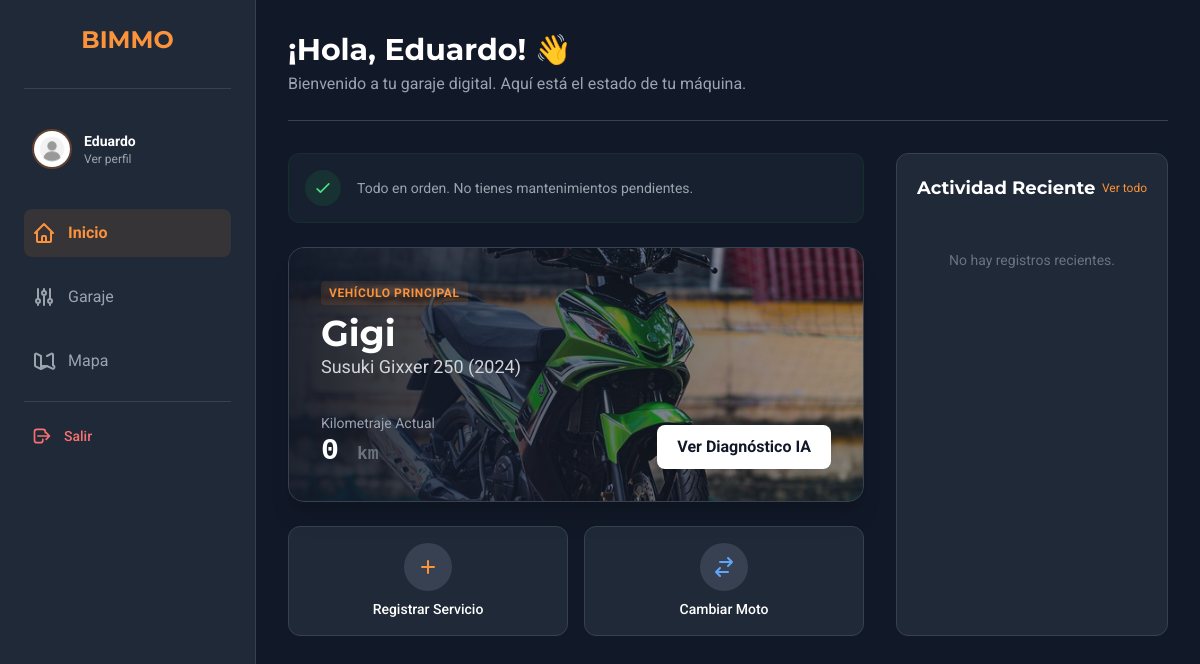
Page / (signed in) on the earlier database version.
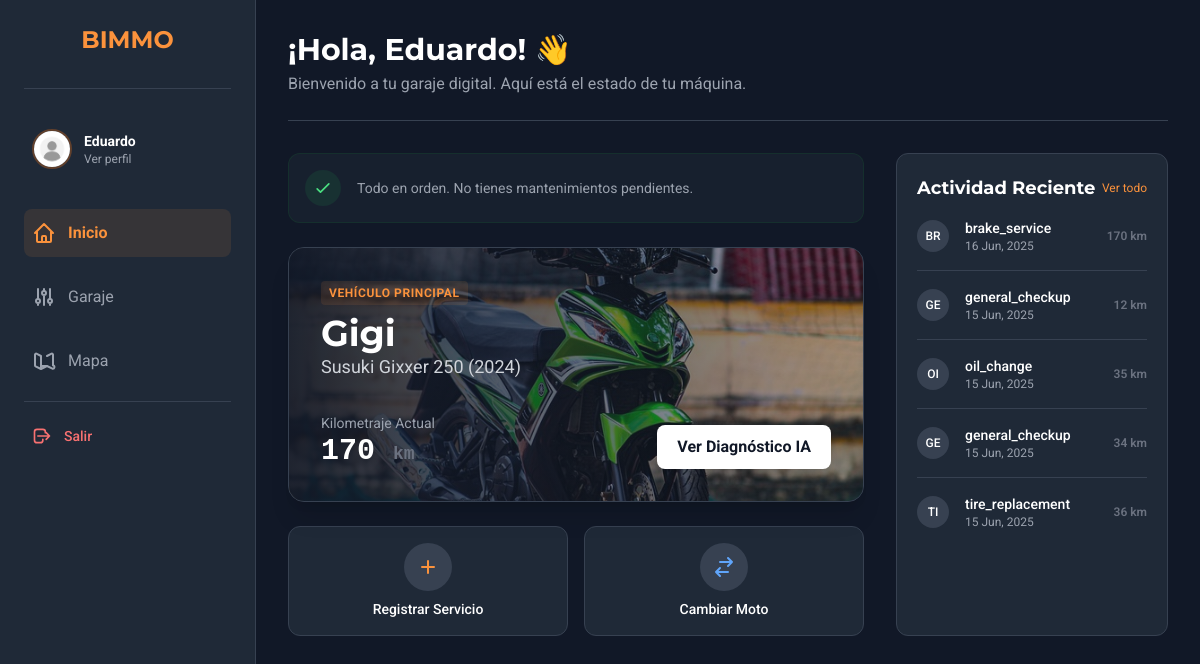
Same page on the later database version.
### app/models.py (models this page shows, shortened)
class Motorcycle(models.Model):
    owner = models.ForeignKey(User, on_delete=models.CASCADE, related_name='motorcycles')
    nickname = models.CharField(max_length=100, help_text="Apodo de tu moto (ej. La Furia)")
    make = models.CharField(max_length=100, verbose_name="Marca")  # Ej: Bajaj, Yamaha
    model = models.CharField(max_length=100, verbose_name="Modelo") # Ej: Pulsar NS200 (Importante para la IA)
    year = models.IntegerField(verbose_name="Año")
    mileage = models.IntegerField(default=0, verbose_name="Kilometraje Actual")
    photo = models.ImageField(upload_to='moto_photos/', default='default_motorcycle_photo.jpg', blank=True)
    is_active = models.BooleanField(default=True, help_text="Desmarcar si vendiste o diste de baja la moto")
    created_at = models.DateTimeField(auto_now_add=True)

class MaintenanceLog(models.Model):
    SERVICE_CHOICES = [
        ('aceite_motor', 'Cambio de Aceite de Motor'),
        ('filtro_aceite', 'Cambio de Filtro de Aceite'),
        ('filtro_aire', 'Limpieza/Cambio Filtro de Aire'),
        ('bujias', 'Cambio de Bujías'),
        ('kit_arrastre', 'Mantenimiento Kit de Arrastre'),
        ('frenos_delanteros', 'Frenos Delanteros (Pastillas/Líquido)'),
        ('frenos_traseros', 'Frenos Traseros (Zapatas/Pastillas)'),
        ('neumaticos', 'Cambio de Neumáticos'),
        ('bateria', 'Batería'),
        ('ajuste_valvulas', 'Ajuste de Válvulas'),
        ('suspension', 'Mantenimiento de Suspensión'),
        ('otro', 'Otro / Reparación General'),
    ]
    motorcycle = models.ForeignKey(Motorcycle, on_delete=models.CASCADE, related_name='maintenance_logs')
    service_type = models.CharField(max_length=50, choices=SERVICE_CHOICES, verbose_name="Tipo de Servicio")
    date = models.DateField(default=timezone.now, verbose_name="Fecha del Servicio")
    mileage_at_service = models.IntegerField(verbose_name="Kilometraje al momento del servicio")
    cost = models.DecimalField(max_digits=10, decimal_places=2, null=True, blank=True, verbose_name="Costo")
    notes = models.TextField(blank=True, null=True, verbose_name="Notas Adicionales")
    created_at = models.DateTimeField(auto_now_add=True)
    class Meta:
        ordering = ['-date'] # Los más recientes primero

### app/views.py (the view)
# urls.py: path('', views.index, name='index'),
def index(request):
    if 'user_id' in request.session:
        user = User.objects.get(id=request.session['user_id'])
        try:
            profile = Profile.objects.get(user=user)
        except Profile.DoesNotExist:
            profile = Profile.objects.create(user=user)
        motorcycles = Motorcycle.objects.filter(owner=user, is_active=True)
        main_moto = None
        selected_moto_id = request.session.get('selected_moto_id')
        if selected_moto_id:
            main_moto = motorcycles.filter(id=selected_moto_id).first()
        if not main_moto:
            main_moto = motorcycles.first()
            if main_moto:
                request.session['selected_moto_id'] = main_moto.id
        maintenance_logs = []
        maintenance_reminders = []
        if main_moto:
            maintenance_logs = MaintenanceLog.objects.filter(motorcycle=main_moto)[:5]
            maintenance_reminders = MaintenanceReminder.objects.filter(motorcycle=main_moto, is_active=True)
        context = {
            'user': user,
            'profile': profile,
            'motorcycles': motorcycles,
            'main_moto': main_moto,
            'maintenance_logs': maintenance_logs,
            'maintenance_reminders': maintenance_reminders,
        }
        return render(request, 'index.html', context)
    return render(request, 'index.html', {})

### app/context_processors.py (called while the page is built)
def user_profile_global(request):
    context = {}
    if 'user_id' in request.session:
        try:
            user = User.objects.get(id=request.session['user_id'])
            context['user_global'] = user
            try:
                context['profile_global'] = Profile.objects.get(user=user)
            except Profile.DoesNotExist:
                context['profile_global'] = None
        except User.DoesNotExist:
            pass
    return context

### app/templates/index.html (shortened to what the changed rows need)
{% extends "base.html" %}
{% block content %}
<div class="p-4 mx-auto max-w-7xl sm:p-6 lg:p-8">
    <div class="pb-6 mb-8 border-b border-gray-700">
        <h2 class="text-3xl font-bold text-white">¡Hola, {{ user.first_name|default:user.username }}! 👋</h2>
    </div>
    {% if main_moto %}
    <div class="grid grid-cols-1 gap-6 lg:grid-cols-3 lg:gap-8">
        <div class="lg:col-span-2 space-y-6">
            {% if maintenance_reminders %}
                {% for reminder in maintenance_reminders %}
                <div class="p-4 bg-gradient-to-r from-orange-900/40 to-gray-800 border border-orange-700/50 rounded-xl flex items-start gap-4 shadow-lg">
                    <div class="p-3 bg-orange-500/20 rounded-lg text-orange-400">
                        <svg class="w-6 h-6" fill="none" stroke="currentColor" viewBox="0 0 24 24"><path stroke-linecap="round" stroke-linejoin="round" stroke-width="2" d="M12 8v4l3 3m6-3a9 9 0 11-18 0 9 9 0 0118 0z"></path></svg>
                    </div>
                    <div>
                        <h4 class="font-bold text-orange-100">Recordatorio: {{ reminder.service_type }}</h4>
                        <p class="text-sm text-gray-400">
                            {% if reminder.reminder_type == 'distance' %}
                                Programado a los <span class="text-white font-bold">{{ reminder.next_service_at_mileage }} km</span>
                                (Faltan {{ reminder.next_service_at_mileage|add:"-"|add:main_moto.mileage }} km)
                            {% else %}
                                Programado para el <span class="text-white font-bold">{{ reminder.next_service_date }}</span>
                            {% endif %}
                        </p>
                    </div>
                </div>
                {% endfor %}
            {% else %}
                <div class="p-4 bg-gray-800/50 border border-green-900/30 rounded-xl flex items-center gap-4">
                    <div class="p-2 bg-green-500/10 rounded-full text-green-400">
                        <svg class="w-5 h-5" fill="none" stroke="currentColor" viewBox="0 0 24 24"><path stroke-linecap="round" stroke-linejoin="round" stroke-width="2" d="M5 13l4 4L19 7"></path></svg>
                    </div>
                    <p class="text-sm text-gray-400">Todo en orden. No tienes mantenimientos pendientes.</p>
                </div>
            {% endif %}
            <div class="relative overflow-hidden bg-gray-800 rounded-2xl shadow-xl border border-gray-700 group">
                <div class="absolute inset-0 bg-gradient-to-r from-gray-900/90 via-gray-900/40 to-transparent z-10 pointer-events-none"></div>
                {% if main_moto.photo %}
                    <img src="{{ main_moto.photo.url }}" alt="{{ main_moto.model }}" class="absolute inset-0 w-full h-full object-cover opacity-60 group-hover:scale-105 transition-transform duration-700">
                {% else %}
                    <img src="https://placehold.co/800x400/111827/4b5563?text=Moto" class="absolute inset-0 w-full h-full object-cover opacity-50">
                {% endif %}
                <div class="relative z-20 p-6 sm:p-8">
                    <div class="flex justify-between items-start">
                        <div>
                            <span class="inline-block px-2 py-1 mb-2 text-xs font-bold text-orange-400 bg-orange-400/10 rounded uppercase tracking-wider">Vehículo Principal</span>
                            <h3 class="text-3xl sm:text-4xl font-bold text-white">{{ main_moto.nickname|default:main_moto.model }}</h3>
                            <p class="text-gray-300 text-lg">{{ main_moto.make }} {{ main_moto.model }} ({{ main_moto.year }})</p>
                        </div>
                    </div>
                    <div class="mt-8 flex items-end justify-between">
                        <div>
                            <p class="text-sm text-gray-400">Kilometraje Actual</p>
                            <p class="text-3xl font-bold text-white font-mono">{{ main_moto.mileage }} <span class="text-lg text-gray-500">km</span></p>
                        </div>
                        <a href="{% url 'motodetails' moto_id=main_moto.id %}" class="px-5 py-2.5 bg-white text-gray-900 font-bold rounded-lg hover:bg-gray-200 transition-colors shadow-lg">
                            Ver Diagnóstico IA
                        </a>
                    </div>
                </div>
            </div>
            <div class="grid grid-cols-2 gap-4">
                <a href="{% url 'maintenance_add' moto_id=main_moto.id %}" class="flex flex-col items-center justify-center p-4 bg-gray-800 border border-gray-700 rounded-xl hover:bg-gray-700 hover:border-orange-500/50 transition-all group">
                    <div class="p-3 bg-gray-700 rounded-full text-orange-400 group-hover:bg-orange-500 group-hover:text-white transition-colors mb-2">
                        <svg class="w-6 h-6" fill="none" stroke="currentColor" viewBox="0 0 24 24"><path stroke-linecap="round" stroke-linejoin="round" stroke-width="2" d="M12 6v6m0 0v6m0-6h6m-6 0H6"></path></svg>
                    </div>
                    <span class="font-medium text-sm">Registrar Servicio</span>
                </a>
                <button id="open-switch-modal" class="flex flex-col items-center justify-center p-4 bg-gray-800 border border-gray-700 rounded-xl hover:bg-gray-700 hover:border-blue-500/50 transition-all group">
                    <div class="p-3 bg-gray-700 rounded-full text-blue-400 group-hover:bg-blue-500 group-hover:text-white transition-colors mb-2">
                        <svg class="w-6 h-6" fill="none" stroke="currentColor" viewBox="0 0 24 24"><path stroke-linecap="round" stroke-linejoin="round" stroke-width="2" d="M8 7h12m0 0l-4-4m4 4l-4 4m0 6H4m0 0l4 4m-4-4l4-4"></path></svg>
                    </div>
                    <span class="font-medium text-sm">Cambiar Moto</span>
                </button>
            </div>
        </div>
        <div class="space-y-6">
            <div class="bg-gray-800 rounded-xl border border-gray-700 p-5 h-full">
                <div class="flex items-center justify-between mb-4">
                    <h3 class="text-lg font-bold text-white">Actividad Reciente</h3>
                    <a href="{% url 'motodetails' moto_id=main_moto.id %}" class="text-xs text-orange-400 hover:underline">Ver todo</a>
                </div>
                {% if maintenance_logs %}
                <div class="flow-root">
                    <ul role="list" class="-my-4 divide-y divide-gray-700">
                        {% for log in maintenance_logs %}
                        <li class="py-4">
                            <div class="flex items-center space-x-4">
                                <div class="flex-shrink-0">
                                    <span class="inline-flex items-center justify-center h-8 w-8 rounded-full bg-gray-700">
                                        <span class="text-xs font-medium leading-none text-white">{{ log.service_type|slice:":2"|upper }}</span>
                                    </span>
                                </div>
                                <div class="flex-1 min-w-0">
                                    <p class="text-sm font-medium text-white truncate">
                                        {{ log.get_service_type_display }}
                                    </p>
                                    <p class="text-xs text-gray-400">
                                        {{ log.date|date:"d M, Y" }}
                                    </p>
                                </div>
                                <div class="inline-flex items-center text-xs font-semibold text-gray-500">
                                    {{ log.mileage_at_service }} km
                                </div>
                            </div>
                        </li>
                        {% endfor %}
                    </ul>
                </div>
                {% else %}
                    <div class="text-center py-8">
                        <p class="text-gray-500 text-sm">No hay registros recientes.</p>
                    </div>
                {% endif %}
            </div>
        </div>
    </div>
    {% endif %}
</div>
{% endblock %}

Differences in the rows shown:
changed Motorcycle "Gigi": mileage "0" → "170"
added MaintenanceLog: service_type "BR", service_type "brake_service", date "16 Jun, 2025", mileage_at_service "170"
added MaintenanceLog: service_type "GE", service_type "general_checkup", date "15 Jun, 2025", mileage_at_service "12"
added MaintenanceLog: service_type "OI", service_type "oil_change", date "15 Jun, 2025", mileage_at_service "35"
added MaintenanceLog: service_type "GE", service_type "general_checkup", date "15 Jun, 2025", mileage_at_service "34"
added MaintenanceLog: service_type "TI", service_type "tire_replacement", date "15 Jun, 2025", mileage_at_service "36"
Other differences:
text no longer shown: "No hay registros recientes."
